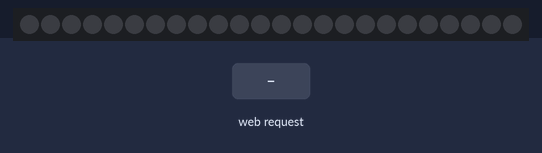
A sketch run on a simulated ESP8266 (NodeMCU). On the bench: 24 RGB LEDs in strip order, left to right. The test bench sets the inputs (shaded band). Dim RGB values are drawn brighter than linear; WiFi joins after 1.5 s; servers stay silent unless stated; what the sketch prints to the serial monitor is not drawn.

Above: at 2.7 s.
2.8 s: HTTP request GET /red received
At 3.4 s:
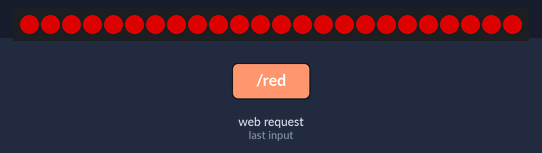
4.3 s: HTTP request GET /blue received
At 5.3 s:
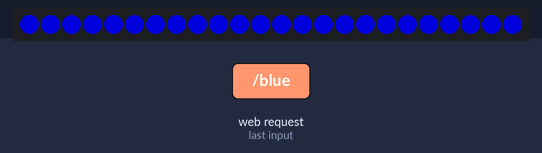
5.8 s: HTTP request GET /green received
At 6.4 s:
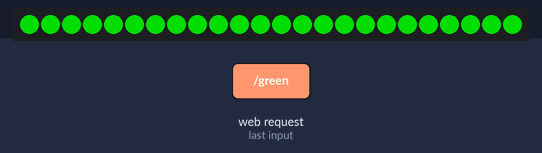
7.3 s: HTTP request GET /off received
At 8.1 s:
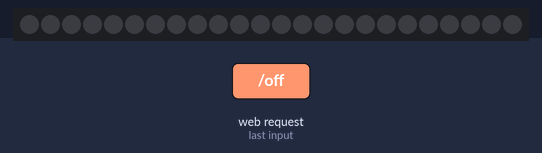
Timing chart, 0 to 9.8 s (numbered marks = the images above; inputs shaded):
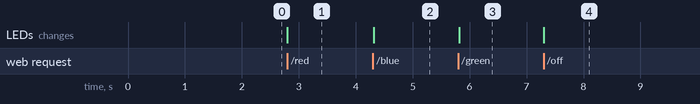

Measured:
- after the input at 2.8 s, the LEDs: change at once (image 1)
- after the input at 4.3 s, the LEDs: change at once (image 2)
- after the input at 5.8 s, the LEDs: change at once (image 3)
- after the input at 7.3 s, the LEDs: change at once (image 4)

The sketch:

ESP2812web.ino
```cpp
#include <ESP8266WiFi.h>
#include <WiFiClient.h>
#include <ESP8266WebServer.h>
#include <ESP8266mDNS.h>
#include <Adafruit_NeoPixel.h>

const char* ssid = "Ray2";
const char* password = "megamachine@23";
#define NUMPIXELS      24
#define PIN            2
ESP8266WebServer server(80);
Adafruit_NeoPixel pixels = Adafruit_NeoPixel(NUMPIXELS, PIN, NEO_GRB + NEO_KHZ800);


void handleRoot() {
  //digitalWrite(led, 1);
  server.send(200, "text/plain", "hello from esp8266!");
  //digitalWrite(led, 0);
}

void handleNotFound(){
  //digitalWrite(led, 1);
  String message = "File Not Found\n\n";
  message += "URI: ";
  message += server.uri();
  message += "\nMethod: ";
  message += (server.method() == HTTP_GET)?"GET":"POST";
  message += "\nArguments: ";
  message += server.args();
  message += "\n";
  for (uint8_t i=0; i<server.args(); i++){
    message += " " + server.argName(i) + ": " + server.arg(i) + "\n";
  }
  server.send(404, "text/plain", message);
  //digitalWrite(led, 0);
}

void setup(void){
  //pinMode(led, OUTPUT);
  //digitalWrite(led, 0);
  Serial.begin(115200);
  WiFi.begin(ssid, password);
  Serial.println("");
  pixels.begin();
  // Wait for connection
  while (WiFi.status() != WL_CONNECTED) {
    delay(500);
    Serial.print(".");
  }
  Serial.println("");
  Serial.print("Connected to ");
  Serial.println(ssid);
  Serial.print("IP address: ");
  Serial.println(WiFi.localIP());

  if (MDNS.begin("esp8266")) {
    Serial.println("MDNS responder started");
  }

  server.on("/", handleRoot);
  server.on("/off", [](){
    for(int i=0;i<NUMPIXELS;i++)
    {
     pixels.setPixelColor(i, pixels.Color(0,0,0)); //off
    }
    pixels.show();
    server.send(200, "text/plain", "red");
  });
  server.on("/red", [](){
    for(int i=0;i<NUMPIXELS;i++)
    {
     pixels.setPixelColor(i, pixels.Color(150,0,0)); //Red
    }
    pixels.show();
    server.send(200, "text/plain", "red");
  });
  server.on("/blue", [](){
    for(int i=0;i<=NUMPIXELS;i++)
    {
     pixels.setPixelColor(i, pixels.Color(0,0,150)); //Red
     pixels.show();
    }
    server.send(200, "text/plain", "green");
  });
  server.on("/green", [](){
    for(int i=0;i<=NUMPIXELS;i++)
    {
     pixels.setPixelColor(i, pixels.Color(0,150,0)); //Red
     pixels.show();
    }
    server.send(200, "text/plain", "blue");
  });

  server.onNotFound(handleNotFound);

  server.begin();
  Serial.println("HTTP server started");
}

void loop(void){
  server.handleClient();
}
```
